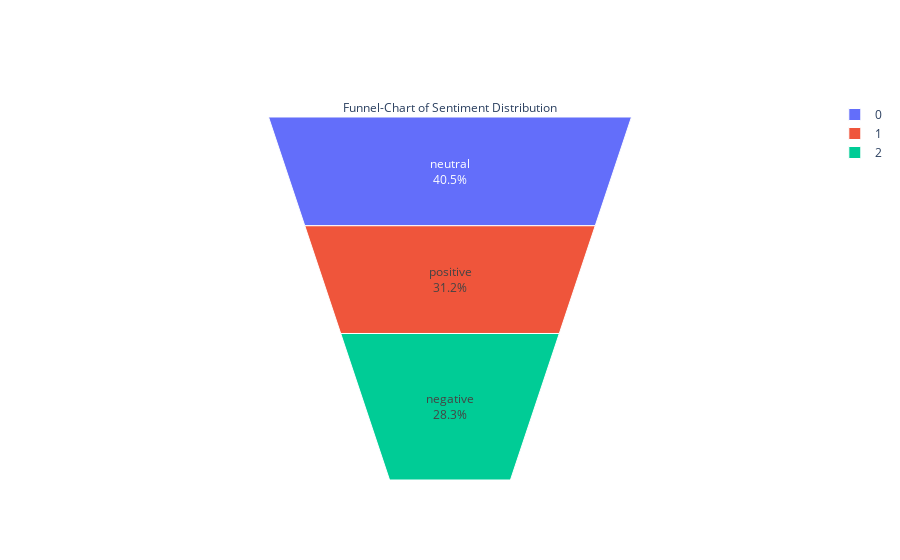

Notebook code for this chart:
### Markdown cell above
**Data visualization**

I will do a little visualization of the data but the "big" part will come afterwards, once i have done the predictions, to compare the results of my analysis with the column `selected_text` in the original dataset.

### Code cell
# Distribution of sentiments in the dataset
fig = go.Figure(go.Funnelarea(
    text =temp.sentiment,
    values = temp.text,
    title = {"position": "top center", "text": "Funnel-Chart of Sentiment Distribution"}
    ))
fig.show()

### Figure 1 — Plotly figure (JSON) as saved in the notebook; plotly's stock layout.template omitted (floating-point values rounded to 4 significant figures)
{"data": [{"text": ["neutral", "positive", "negative"], "title": {"position": "top center", "text": "Funnel-Chart of Sentiment Distribution"}, "type": "funnelarea", "values": [11117, 8582, 7781]}], "layout": {}}
